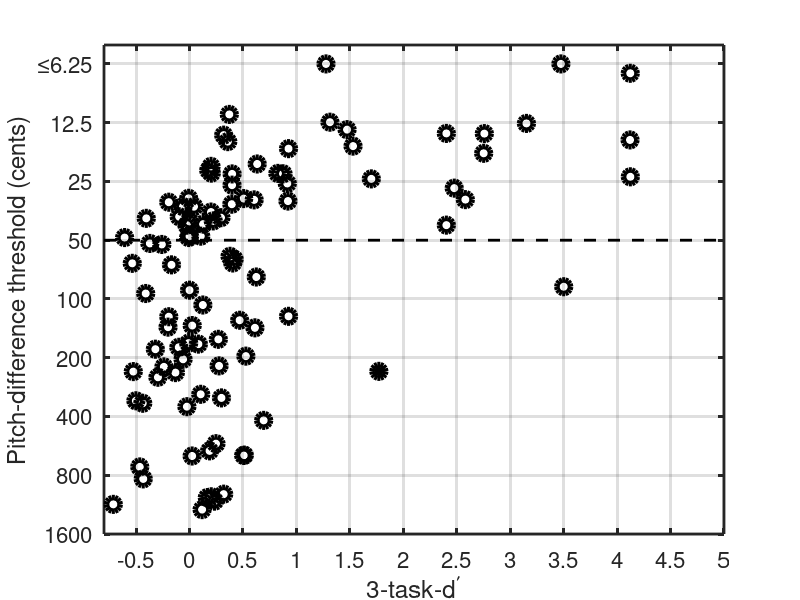
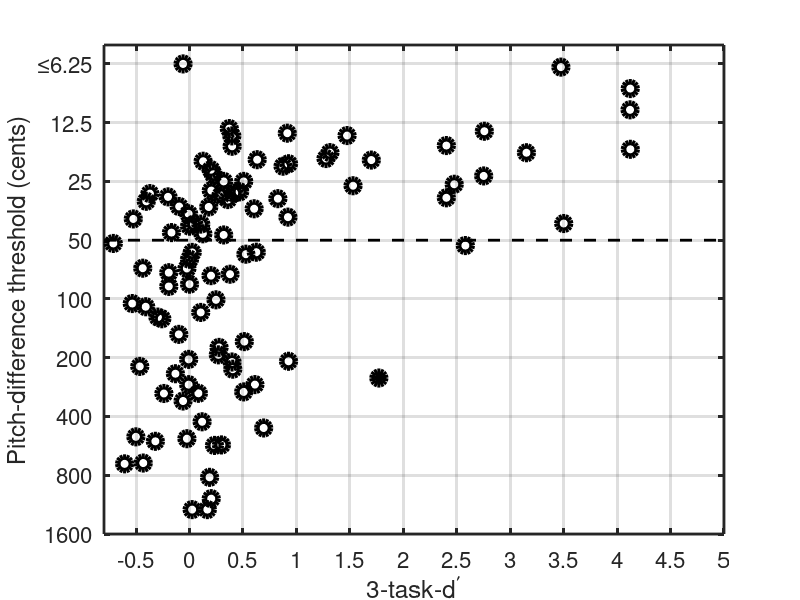
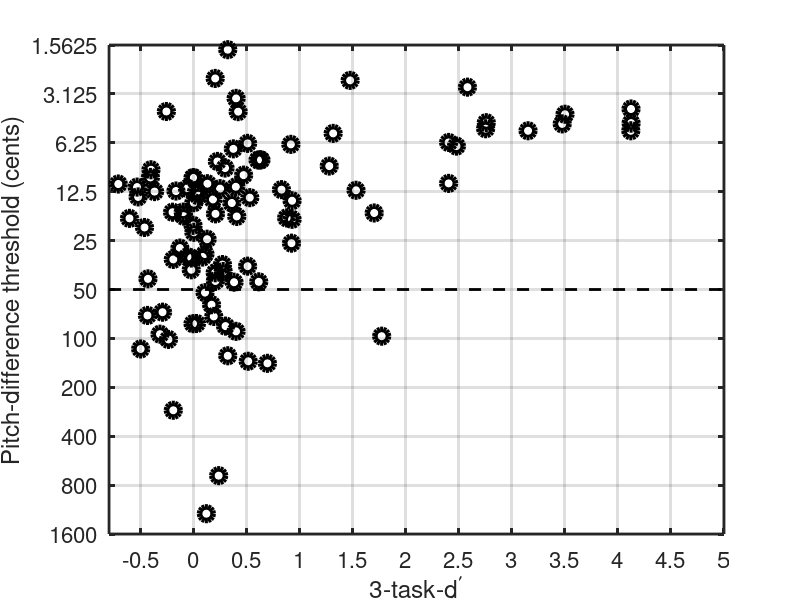

MATLAB code for these plots, in order:
function genPlot3TaskVsPitchCompare
% plot the roved (0.5 and 1 sec gap) conditions (different axes than the fixed condition)

load threshold
load dprimes

makePlotRoved(dprime,threshold(:,1));
makePlotRoved(dprime,threshold(:,2));
makePlotFixed(dprime,threshold(:,3));

end

function makePlotRoved(TonalityD,thresholdsPC)

thresholdsPC(thresholdsPC<6.25) = 6.25;

figure

log2Thresholds = log2(thresholdsPC);
hold on
plot([-.8 5],-log2(50)*[1 1],'k--','linewidth',2)
scatter(TonalityD,-log2Thresholds,100,'k','linewidth',4)
whichOnes = thresholdsPC > 100 & TonalityD > 1;
plot(TonalityD(whichOnes),-log2Thresholds(whichOnes),'ko','linewidth',4,'markerfacecolor','k')
% yVals = round(2.^(1:.25:3.5));
% yTicks = -log2([1600 800 400 200 100 50 25 12.5 6.25 3.125 1.5625])
yTicks = -log2([1600 800 400 200 100 50 25 12.5 6.25]);
yTickVals = 2.^(-yTicks);
xTicks = -.5:.5:5;
set(gca,'xtick',xTicks,'ytick',yTicks,'yticklabel',yTickVals,'fontsize',16,'linewidth',2)
ylim([-log2(1600) -log2(12.5/2.5)])
xlim([-.8 5])
axis on
box on
grid on
xlabel('3-task-d^\prime')
ylabel('Pitch-difference threshold (cents)')

% edit y-axis label to show <=6.25
labels = strsplit(num2str(yTickVals));
labels{9}='\leq6.25';
yticklabels(labels);

end

function makePlotFixed(TonalityD,thresholdsPC)

figure

log2Thresholds = log2(thresholdsPC);
hold on
plot([-.8 5],-log2(50)*[1 1],'k--','linewidth',2)
scatter(TonalityD,-log2Thresholds,100,'k','linewidth',4)
whichOnes = thresholdsPC > 100 & TonalityD > 1;
plot(TonalityD(whichOnes),-log2Thresholds(whichOnes),'ko','linewidth',4,'markerfacecolor','k')
% yVals = round(2.^(1:.25:3.5));
yTicks = -log2([1600 800 400 200 100 50 25 12.5 6.25 3.125 1.5625])
yTickVals = 2.^(-yTicks);
xTicks = -.5:.5:5;
set(gca,'xtick',xTicks,'ytick',yTicks,'yticklabel',yTickVals,'fontsize',16,'linewidth',2)
ylim([-log2(1600) -log2(1.5625)])
xlim([-.8 5])
axis on
box on
grid on
xlabel('3-task-d^\prime')
ylabel('Pitch-difference threshold (cents)')

end